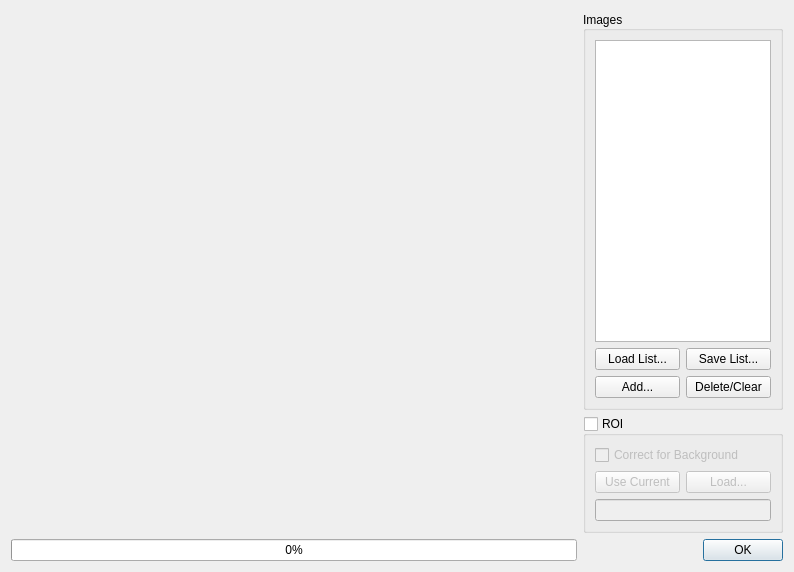
<?xml version="1.0" encoding="UTF-8"?>
<ui version="4.0">
 <class>CountsVsImagesDlg</class>
 <widget class="QDialog" name="CountsVsImagesDlg">
  <property name="geometry">
   <rect>
    <x>0</x>
    <y>0</y>
    <width>794</width>
    <height>572</height>
   </rect>
  </property>
  <property name="windowTitle">
   <string>Counts Vs Images</string>
  </property>
  <property name="sizeGripEnabled">
   <bool>false</bool>
  </property>
  <layout class="QGridLayout" name="gridLayout_2">
   <item row="0" column="0" rowspan="2">
    <widget class="QwtPlot" name="plot">
     <property name="sizePolicy">
      <sizepolicy hsizetype="Preferred" vsizetype="Preferred">
       <horstretch>1</horstretch>
       <verstretch>1</verstretch>
      </sizepolicy>
     </property>
     <property name="sizeIncrement">
      <size>
       <width>0</width>
       <height>0</height>
      </size>
     </property>
    </widget>
   </item>
   <item row="0" column="1">
    <widget class="QGroupBox" name="groupBox">
     <property name="sizePolicy">
      <sizepolicy hsizetype="Fixed" vsizetype="Expanding">
       <horstretch>0</horstretch>
       <verstretch>4</verstretch>
      </sizepolicy>
     </property>
     <property name="maximumSize">
      <size>
       <width>200</width>
       <height>16777215</height>
      </size>
     </property>
     <property name="title">
      <string>Images</string>
     </property>
     <property name="alignment">
      <set>Qt::AlignLeading|Qt::AlignLeft|Qt::AlignVCenter</set>
     </property>
     <layout class="QGridLayout" name="gridLayout">
      <property name="sizeConstraint">
       <enum>QLayout::SetDefaultConstraint</enum>
      </property>
      <item row="0" column="0" colspan="2">
       <widget class="QListWidget" name="listPads">
        <property name="sizePolicy">
         <sizepolicy hsizetype="Preferred" vsizetype="Preferred">
          <horstretch>0</horstretch>
          <verstretch>0</verstretch>
         </sizepolicy>
        </property>
        <property name="maximumSize">
         <size>
          <width>16777215</width>
          <height>16777215</height>
         </size>
        </property>
       </widget>
      </item>
      <item row="2" column="0">
       <widget class="QPushButton" name="btnAdd">
        <property name="sizePolicy">
         <sizepolicy hsizetype="Preferred" vsizetype="Fixed">
          <horstretch>0</horstretch>
          <verstretch>0</verstretch>
         </sizepolicy>
        </property>
        <property name="text">
         <string>Add...</string>
        </property>
       </widget>
      </item>
      <item row="2" column="1">
       <widget class="QPushButton" name="btnDelete">
        <property name="sizePolicy">
         <sizepolicy hsizetype="Preferred" vsizetype="Fixed">
          <horstretch>0</horstretch>
          <verstretch>0</verstretch>
         </sizepolicy>
        </property>
        <property name="text">
         <string>Delete/Clear</string>
        </property>
       </widget>
      </item>
      <item row="1" column="0">
       <widget class="QPushButton" name="btnLoad">
        <property name="text">
         <string>Load List...</string>
        </property>
       </widget>
      </item>
      <item row="1" column="1">
       <widget class="QPushButton" name="btnSave">
        <property name="text">
         <string>Save List...</string>
        </property>
       </widget>
      </item>
     </layout>
    </widget>
   </item>
   <item row="2" column="1">
    <widget class="QDialogButtonBox" name="buttonBox">
     <property name="orientation">
      <enum>Qt::Horizontal</enum>
     </property>
     <property name="standardButtons">
      <set>QDialogButtonBox::Ok</set>
     </property>
    </widget>
   </item>
   <item row="1" column="1">
    <widget class="QGroupBox" name="groupRoi">
     <property name="sizePolicy">
      <sizepolicy hsizetype="Preferred" vsizetype="Minimum">
       <horstretch>0</horstretch>
       <verstretch>0</verstretch>
      </sizepolicy>
     </property>
     <property name="maximumSize">
      <size>
       <width>16777215</width>
       <height>16777215</height>
      </size>
     </property>
     <property name="title">
      <string>ROI</string>
     </property>
     <property name="checkable">
      <bool>true</bool>
     </property>
     <property name="checked">
      <bool>false</bool>
     </property>
     <layout class="QGridLayout" name="gridLayout_3">
      <item row="1" column="0">
       <widget class="QPushButton" name="btnRoiCurrent">
        <property name="text">
         <string>Use Current</string>
        </property>
        <property name="checkable">
         <bool>true</bool>
        </property>
        <property name="checked">
         <bool>false</bool>
        </property>
       </widget>
      </item>
      <item row="1" column="1">
       <widget class="QPushButton" name="btnRoiLoad">
        <property name="text">
         <string>Load...</string>
        </property>
       </widget>
      </item>
      <item row="2" column="0" colspan="2">
       <widget class="QLineEdit" name="editRoi"/>
      </item>
      <item row="0" column="0" colspan="2">
       <widget class="QCheckBox" name="checkCorrect">
        <property name="text">
         <string>Correct for Background</string>
        </property>
       </widget>
      </item>
     </layout>
    </widget>
   </item>
   <item row="2" column="0">
    <widget class="QProgressBar" name="progressBar">
     <property name="value">
      <number>0</number>
     </property>
    </widget>
   </item>
  </layout>
 </widget>
 <customwidgets>
  <customwidget>
   <class>QwtPlot</class>
   <extends>QFrame</extends>
   <header>qwt_plot.h</header>
   <container>1</container>
  </customwidget>
 </customwidgets>
 <resources/>
 <connections>
  <connection>
   <sender>buttonBox</sender>
   <signal>accepted()</signal>
   <receiver>CountsVsImagesDlg</receiver>
   <slot>accept()</slot>
   <hints>
    <hint type="sourcelabel">
     <x>248</x>
     <y>254</y>
    </hint>
    <hint type="destinationlabel">
     <x>157</x>
     <y>274</y>
    </hint>
   </hints>
  </connection>
  <connection>
   <sender>buttonBox</sender>
   <signal>rejected()</signal>
   <receiver>CountsVsImagesDlg</receiver>
   <slot>reject()</slot>
   <hints>
    <hint type="sourcelabel">
     <x>316</x>
     <y>260</y>
    </hint>
    <hint type="destinationlabel">
     <x>286</x>
     <y>274</y>
    </hint>
   </hints>
  </connection>
 </connections>
</ui>
